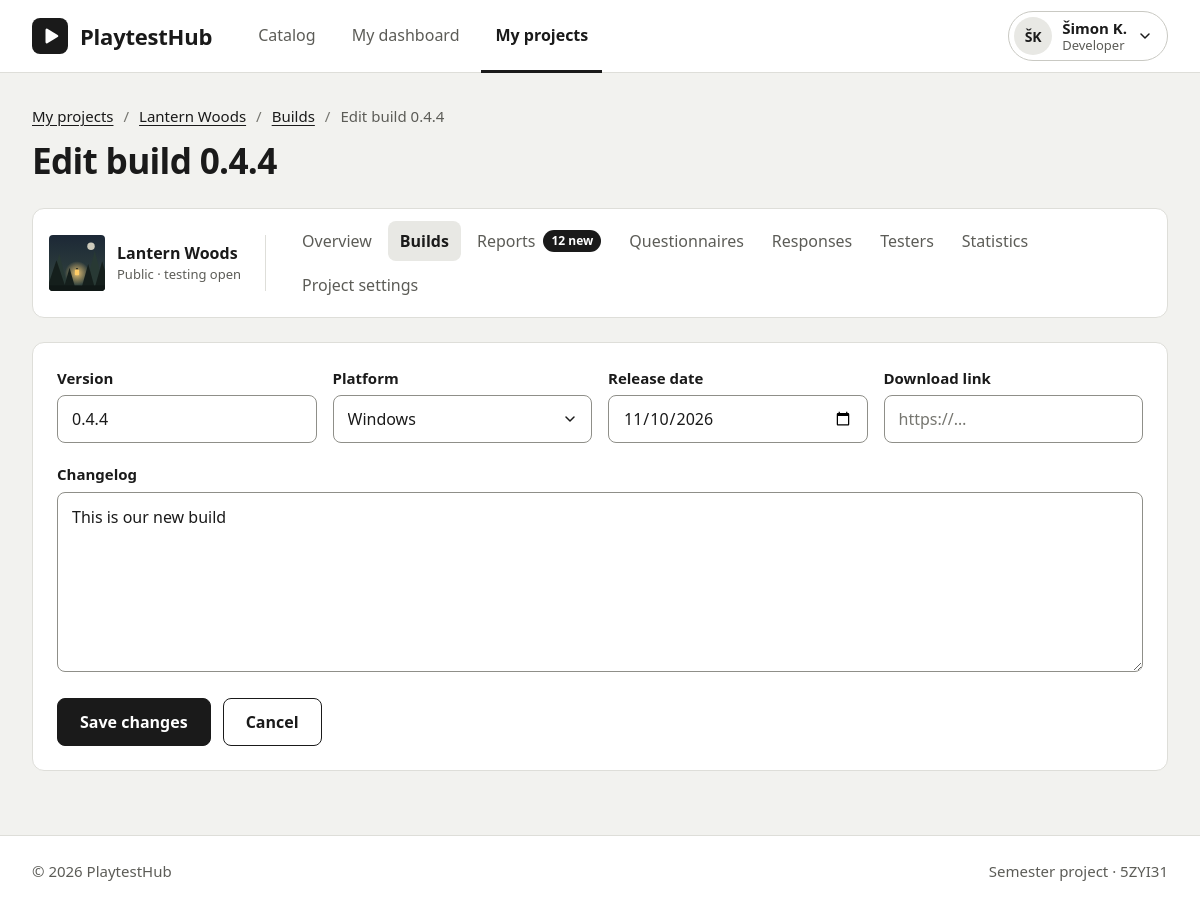
Screenshot of /?c=build&a=edit&id=2 with the database file from the repository.
### tables this page shows
CREATE TABLE `builds` (
  `id` int(11) NOT NULL AUTO_INCREMENT,
  `version` varchar(20) NOT NULL,
  `platform` varchar(20) NOT NULL,
  `changelog` text NOT NULL,
  `downloadUrl` varchar(255) NOT NULL,
  `releasedAt` date NOT NULL,
  PRIMARY KEY (`id`)
);

### Framework/Http/Responses/Response.php (called while the page is built, shortened)
<?php
abstract class Response
{
    public function send(): void
    {
        $this->generate();
    }
}

### public/index.php (called while the page is built, shortened)
<?php
require __DIR__ . '/../Framework/ClassLoader.php';
try {
    $app = new App();
    $app->run();
} catch (Exception $e) {
    die('An error occurred: ' . $e->getMessage());
}

### Framework/Support/LinkGenerator.php (called while the page is built, shortened)
<?php
class LinkGenerator
{
    private Request $request;
    public function __construct(Request $request, Router $router)
    {
        $this->request = $request;
    }
    public function url(
        string|array $destination,
        array $parameters = [],
        bool $absolute = false,
        bool $appendParameters = false
    ): string {
        list($controller, $action) = explode(".", $destination);
        $args = $appendParameters ? $this->request->get() : [];
        $args = ["c" => lcfirst($controller), "a" => $action != "index" ? $action : null] + $parameters + $args;
        $basePath = $absolute ? $this->request->getBaseUrl() : "";
        return $basePath . "?" . http_build_query($args);
    }
}

### Framework/Http/Request.php (called while the page is built, shortened)
<?php
class Request
{
    private array $get;
    private array $post;
    public function __construct()
    {
        $this->get = $_GET;
        $this->post = $_POST;
    }
    public function get(?string $key = null): mixed
    {
        return $key === null ? $this->get : ($this->get[$key] ?? null);
    }
    public function post(?string $key = null): mixed
    {
        return $key === null ? $this->post : ($this->post[$key] ?? null);
    }
    public function value(string $key): mixed
    {
        return $this->post($key) ?? $this->get($key);
    }
}

### Framework/ClassLoader.php (called while the page is built, shortened)
<?php
class ClassLoader
{
    public static function Boot(): void
    {
        spl_autoload_register(function ($class_name) {
            $file = self::getClassFile($class_name);
        });
    }
    public static function getClassFile(string $className): string
    {
        $baseDir = realpath(dirname(__DIR__));
        $relativePath = str_replace('\\', DIRECTORY_SEPARATOR, ltrim($className, '\\')) . '.php';
        return $baseDir . DIRECTORY_SEPARATOR . $relativePath;
    }
}
require __DIR__ . DIRECTORY_SEPARATOR . 'Support' . DIRECTORY_SEPARATOR . 'functions.php';

### Framework/Core/Model.php (called while the page is built, shortened)
<?php
abstract class Model implements \JsonSerializable
{
    protected static array $columnsMap = [];
    private static array $dbColumns = [];
    private static IDbConvention $dbConventions;
    protected static function getTableName(): string
    {
        return self::getConventions()->getTableName(get_called_class());
    }
    protected static function getPkColumnName(): string
    {
        return self::getConventions()->getPkColumnName(get_called_class());
    }
    protected static function getColumnsMap(): array
    {
        return static::$columnsMap ?? [];
    }
    public static function getOne(mixed $id): ?static
    {
        try {
            $sql = "SELECT " . static::getDBColumnNamesList() . " FROM `" . static::getTableName() . "` WHERE `" .
                static::getPkColumnName() . "`=?";
            $stmt = Connection::getInstance()->prepare($sql);
            $stmt->setFetchMode(PDO::FETCH_CLASS | PDO::FETCH_PROPS_LATE, static::class);
            $stmt->execute([$id]);
            $model = $stmt->fetch() ?: null;
            if ($model !== null) {
                $model->_dbId = $model->getIdValue();
                $model->_resultSet = new ResultSet([$model]);
            }
            return $model;
        } catch (PDOException $exception) {
            throw new Exception('Query failed: ' . $exception->getMessage(), 0, $exception);
        }
    }
    private static function getDbColumns(): array
    {
        try {
            $sql = "DESCRIBE " . static::getTableName();
            $stmt = Connection::getInstance()->prepare($sql);
            $stmt->execute([]);
            self::$dbColumns[static::class] = array_column($stmt->fetchAll(), 'Field');
            return self::$dbColumns[static::class];
        } catch (PDOException $exception) {
            throw new Exception('Query failed: ' . $exception->getMessage(), 0, $exception);
        }
    }
    private function getIdValue(): mixed
    {
        $pk = static::getPkColumnName();
        $prop = static::toPropertyName($pk);
        return isset($this->{$prop}) ? $this->{$prop} : null;
    }
    private static function getModelProperties(): array
    {
        $reflection = new \ReflectionClass(static::class);
        $properties = [];
        foreach ($reflection->getProperties() as $property) {
            $propertyName = $property->getName();
            if ($property->isStatic()) {
                continue;
            }
            $properties[$propertyName] = true;
        }
        return $properties;
    }
    private static function getDBColumnNamesList(): string
    {
        $dbColumns = [];
        foreach (static::getDbColumns() as $columnName) {
            $propertyName = static::toPropertyName($columnName);
            if ($propertyName != $columnName) {
                $dbColumns[] = "`$columnName` AS {$propertyName}";
            } else {
                $dbColumns[] = $columnName;
            }
        }
        return implode(', ', $dbColumns);
    }
    private static function toPropertyName(string $columnName): string
    {
        $customMapping = static::getColumnsMap();
        if (isset($customMapping[$columnName])) {
            return $customMapping[$columnName];
        } else {
            return static::getConventions()->toPropertyName($columnName);
        }
    }
    private static function getConventions(): IDbConvention
    {
        if (!isset(static::$dbConventions)) {
            static::$dbConventions = new (Configuration::DB_CONVENTIONS_CLASS)();
        }
        return static::$dbConventions;
    }
}

### Framework/Support/Inflect.php (called while the page is built, shortened)
<?php
class Inflect
{
    public static $plural = array(
        '/(quiz)$/i' => "$1zes",
        '/^(ox)$/i' => "$1en",
        '/([m|l])ouse$/i' => "$1ice",
        '/(matr|vert|ind)ix|ex$/i' => "$1ices",
        '/(x|ch|ss|sh)$/i' => "$1es",
        '/([^aeiouy]|qu)y$/i' => "$1ies",
        '/(hive)$/i' => "$1s",
        '/(?:([^f])fe|([lr])f)$/i' => "$1$2ves",
        '/(shea|lea|loa|thie)f$/i' => "$1ves",
        '/sis$/i' => "ses",
        '/([ti])um$/i' => "$1a",
        '/(tomat|potat|ech|her|vet)o$/i' => "$1oes",
        '/(bu)s$/i' => "$1ses",
        '/(alias)$/i' => "$1es",
        '/(octop)us$/i' => "$1i",
        '/(ax|test)is$/i' => "$1es",
        '/(us)$/i' => "$1es",
        '/s$/i' => "s",
        '/$/' => "s"
    );
    public static $irregular = array(
        'move' => 'moves',
        'foot' => 'feet',
        'goose' => 'geese',
        'sex' => 'sexes',
        'child' => 'children',
        'man' => 'men',
        'tooth' => 'teeth',
        'person' => 'people',
        'valve' => 'valves'
    );
    public static function pluralize($string)
    {
        foreach (self::$irregular as $pattern => $result) {
            $pattern = '/' . $pattern . '$/i';
        }
        foreach (self::$plural as $pattern => $result) {
            if (preg_match($pattern, $string)) {
                return preg_replace($pattern, $result, $string);
            }
        }
        return $string;
    }
}

### Framework/DB/DefaultConventions.php (called while the page is built, shortened)
<?php
class DefaultConventions implements IDbConvention
{
    public function getTableName(string $className): string
    {
        $arr = explode("\\", $className);
        return Inflect::pluralize(strtolower(end($arr)));
    }
    public function getPkColumnName(string $className): string
    {
        return 'id';
    }
    public function toPropertyName(string $columnName): string
    {
        return $columnName;
    }
}

### Framework/DB/Connection.php (called while the page is built, shortened)
<?php
class Connection
{
    private static ?Connection $instance = null;
    private PDO $db;
    public function __construct(PDO $db)
    {
        $this->db = $db;
    }
    public static function getInstance(): Connection
    {
        try {
            if (self::$instance == null) {
                $db = new PDO(
                    'mysql:dbname=' . Configuration::DB_NAME . ';host=' . Configuration::DB_HOST,
                    Configuration::DB_USER,
                    Configuration::DB_PASS
                );
                $db->setAttribute(PDO::ATTR_ERRMODE, PDO::ERRMODE_EXCEPTION);
                $db->setAttribute(PDO::ATTR_EMULATE_PREPARES, true);
                self::$instance = new self($db);
            }
            return self::$instance;
        } catch (PDOException $e) {
            throw new Exception('Connection failed: ' . $e->getMessage());
        }
    }
    public function prepare(string $sql): DebugStatement
    {
        try {
            return new DebugStatement($this->db->prepare($sql));
        } catch (PDOException $e) {
            throw new Exception('Prepare failed: ' . $e->getMessage());
        }
    }
}

### Framework/DB/DebugStatement.php (called while the page is built, shortened)
<?php
class DebugStatement
{
    private PDOStatementAlias $stmt;
    public function __construct($stmt)
    {
        $this->stmt = $stmt;
    }
    public function execute(?array $params = null): bool
    {
        $result = $this->stmt->execute($params);
        $this->stmt->debugDumpParams();
        return $result;
    }
    public function __call(string $name, array $arguments): mixed
    {
        return $this->stmt->{$name}(...$arguments);
    }
}

### App/Controllers/BuildController.php (called while the page is built, shortened)
<?php
class BuildController extends BaseController
{
    public function edit(Request $request): Response
    {
        $build = $this->getBuildOr404((int)$request->value('id'));
        return $this->html(['build' => $build, 'errors' => []], 'form');
    }
    private function getBuildOr404(int $id): Build
    {
        $build = Build::getOne($id);
        return $build;
    }
}

### Framework/Support/functions.php (called while the page is built)
<?php
if (!function_exists('e')) {
    function e(mixed $value): string
    {
        return htmlspecialchars((string)$value, ENT_QUOTES | ENT_SUBSTITUTE | ENT_HTML5, 'UTF-8');
    }
}

### App/Views/Build/form.view.php (the view, shortened to what this page needs)
<?php
$isNew = $build->getId() === null;
$pageTitle = $isNew ? 'New build' : 'Edit build ' . $build->getVersion();
?>
<header class="page-header">
  <nav class="breadcrumbs" aria-label="Breadcrumbs">
    <ol class="breadcrumbs__list">
      <li><a href="#">My projects</a></li>
      <li><a href="<?= $link->url('home.index') ?>">Lantern Woods</a></li>
      <li><a href="<?= $link->url('build.index') ?>">Builds</a></li>
      <li aria-current="page"><?= e($pageTitle) ?></li>
    </ol>
  </nav>
  <div class="page-header__row">
    <div>
      <h1 class="page-header__title"><?= e($pageTitle) ?></h1>
    </div>
  </div>
</header>
<div class="project-layout">
  <?php $activeItem = 'Build'; require __DIR__ . '/../_Shared/projectMenu.php' ?>
  <div class="project-content">
    <form class="report-form card" method="post" action="<?= $link->url('build.save') ?>">
      <div class="report-form__grid">
        <div class="field">
          <label class="field__label" for="version">Version</label>
          <input class="input" type="text" id="version" name="version" value="<?= e($build->getVersion()) ?>"
                 maxlength="20" required placeholder="e.g. 0.4.1">
        </div>
        <div class="field">
          <label class="field__label" for="platform">Platform</label>
          <div class="select">
            <select id="platform" name="platform" required>
              <?php foreach (Build::PLATFORMS as $code => $label) : ?>
                <option value="<?= e($code) ?>" <?= $build->getPlatform() === $code ? 'selected' : '' ?>><?= e($label) ?></option>
              <?php endforeach ?>
            </select>
          </div>
        </div>
        <div class="field">
          <label class="field__label" for="releasedAt">Release date</label>
          <input class="input" type="date" id="releasedAt" name="releasedAt" value="<?= e($build->getReleasedAt()) ?>" required>
        </div>
        <div class="field">
          <label class="field__label" for="downloadUrl">Download link</label>
          <input class="input" type="url" id="downloadUrl" name="downloadUrl" value="<?= e($build->getDownloadUrl()) ?>"
                 maxlength="255" placeholder="https://…">
        </div>
      </div>
      <div class="field">
        <label class="field__label" for="changelog">Changelog</label>
        <textarea class="input" id="changelog" name="changelog" rows="6"><?= e($build->getChangelog()) ?></textarea>
      </div>
      <div class="report-form__actions">
        <button class="btn btn--primary" type="submit"><?= $isNew ? 'Create build' : 'Save changes' ?></button>
        <a class="btn" href="<?= $link->url('build.index') ?>">Cancel</a>
      </div>
    </form>
  </div>
</div>

### rows the page displays
builds: pageTitle "Edit build 0.4.4", version "0.4.4", platform "Windows", releasedAt "11/10/2026", changelog "This is our new build"
